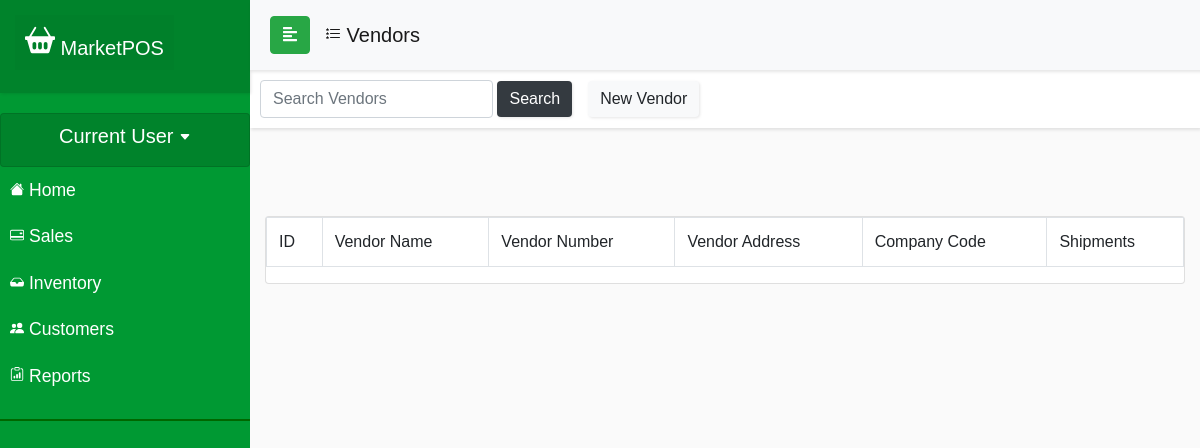
The app's page /currentDraft/vendorview.php, older data.
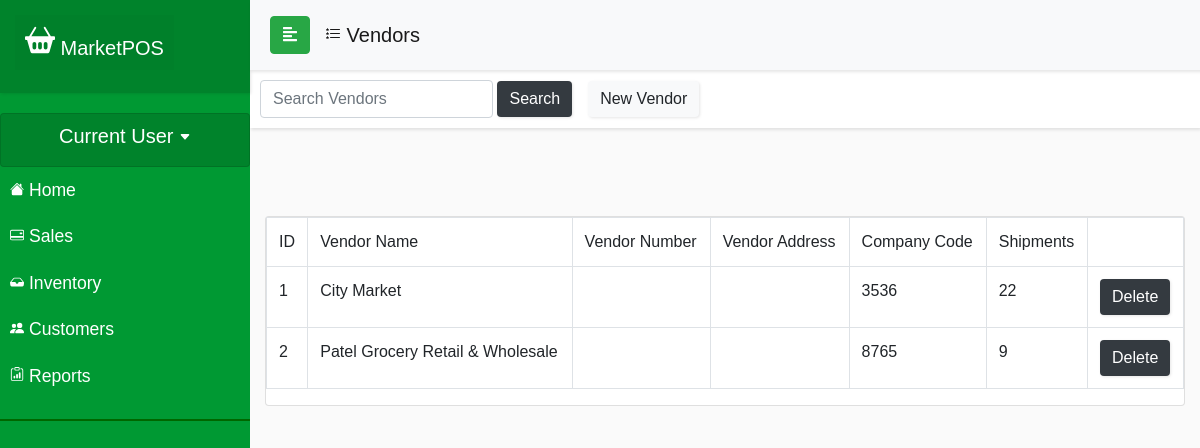
The same page, newer data.
### tables this page shows
CREATE TABLE `vendorinfo` (
  `vendor_id` int(11) NOT NULL,
  `vendor_name` varchar(50) NOT NULL,
  `street_address` varchar(50) NOT NULL,
  `city` varchar(50) NOT NULL,
  `state` varchar(2) NOT NULL,
  `zip_code` int(11) NOT NULL,
  `company_code` int(11) NOT NULL,
  `shipments` int(11) NOT NULL
);

### currentDraft/vendorview.php (the view, shortened to what this page needs)
<?php
include_once ('config.php');
$query = "SELECT * FROM vendorinfo";
$result = mysqli_query($conn, $query);
?>
<!DOCTYPE html>
<html>
<head>
  <link rel="stylesheet" href="css/bootstrap.min.css">
  <link rel="stylesheet" href="userStyle.css">
  <link rel="stylesheet" href="css/jquery.mCustomScrollbar.min.css">
</head>
<body>
  <nav id="sidebar">
    <div class="sidebar-header">
      <h1><a class="navbar-brand relative-top" href="indexDraft.php" id="navcard">
          MarketPOS</a></h1>
    </div>
    <ul class="list-unstyled components">
      <div class="card" id="navcard">
        <h5 class="text-center">Current User <svg width=".6em" height=".6em" viewBox="0 0 16 16" class="bi bi-caret-down-fill" fill="currentColor" xmlns="http://www.w3.org/2000/svg">
            <path d="M7.247 11.14L2.451 5.658C1.885 5.013 2.345 4 3.204 4h9.592a1 1 0 0 1 .753 1.659l-4.796 5.48a1 1 0 0 1-1.506 0z" />
          </svg></h5>
      </div>
      <li class="active">
      <li>
        <a href="accounthomeDraft.php"> Home</a>
      </li>
      </li>
      <li>
        <a href="salescontrolv3.html"> Sales</a>
      </li>
      <li>
        <a href="inventorycontrol.html"> Inventory</a>
      </li>
      <li>
        <a href="customercontrol.html"> Customers</a>
      </li>
      <li>
        <a href="#"> Reports</a>
      </li>
    </ul>
  </nav>
  <div id="content">
    <nav class="navbar navbar-expand-lg navbar-light bg-light sticky-top" id="locnav">
      <div class="container-fluid">
        <button type="button" id="sidebarCollapse" class="btn btn-success">
          <i class="fas fa-align-left"></i>
        </button>
        <div class="collapse navbar-collapse" id="navbarSupportedContent">
          <ul class="nav navbar-nav mr-auto">
            <a class="navbar-brand" href="vendorview.php"> Vendors</a>
          </ul>
        </div>
      </div>
    </nav>
    <nav class="navbar navbar-light" id="salespanel">
      <form class="form-inline" method="post" action="vendorview.php">
        <div class="nav-item" style="padding: 8px">
          <input class="form-control" name="vendor" placeholder="Search Vendors" aria-label="Search">
          <button class="btn btn-dark navbar-btn" name="submit-search"> Search</button>
        </div>
        <div class="nav-item mr-auto">
          <a class="btn navbar-btn btn-light" href="vendorindex.php" role="button"> New Vendor</a></div>
      </form>
    </nav>
    <div class="container justify-content-center" id="formscreen">
      <div class="row">
        <div class="col m-auto">
          <div class="card mt-5" card-body bg-light>
            <table class="table table-bordered">
              <tr>
                <td> ID </td>
                <td> Vendor Name </td>
                <td> Vendor Number </td>
                <td> Vendor Address </td>
                <td> Company Code </td>
                <td> Shipments </td>
              </tr>
                <?php
                if (isset($_POST['submit-search'])) {
                  $search = mysqli_real_escape_string($conn, $_POST['vendor']);
                  $sql = "SELECT * FROM vendorinfo WHERE vendor_name LIKE '%$search%' OR vendor_number LIKE '%$search%' OR vendor_address LIKE '%$search%' OR company_code LIKE '%$search%'";
                  $result = mysqli_query($conn, $sql);
                  $queryResults = mysqli_num_rows($result);
                  if ($queryResults > 0) {
                    echo "<div>There are $queryResults results matching your search</div><br>";
                    while ($row = mysqli_fetch_assoc($result)) {
                      echo "<tr><td>" . $row['vendor_id'] . "</td><td>"
                        . $row['vendor_name'] . "</td><td>" . $row['vendor_number'] . "</td><td>" . $row['vendor_address'] . "</td><td>"
                        . $row['company_code'] . "</td><td>" . $row['shipments'] . "</td><td><a class='btn navbar-btn btn-dark' role='button' href='vendordelete.php?Del='"
                        . $row['vendor_id'] . "'>Delete</a></td></tr>";
                    }
                  } else {
                    echo "<div>There are no results matching your search</div>";
                  }
                } else {
                  while ($row = mysqli_fetch_assoc($result)) {
                    echo "<tr><td>" . $row['vendor_id'] . "</td><td>"
                      . $row['vendor_name'] . "</td><td>" . $row['vendor_number'] . "</td><td>" . $row['vendor_address'] . "</td><td>"
                      . $row['company_code'] . "</td><td>" . $row['shipments'] . "</td><td><a class='btn navbar-btn btn-dark' role='button' href='vendordelete.php?Del='"
                      . $row['vendor_id'] . "'>Delete</a></td></tr>";
                  }
                }
                ?>
            </table>
          </div>
        </div>
      </div>
    </div>
</body>
</html>

Row changes from the older to the newer data that the page shows:
added vendorinfo: vendor_id "1", vendor_name "City Market", company_code "3536", shipments "22"
added vendorinfo: vendor_id "2", vendor_name "Patel Grocery Retail & Wholesale", company_code "8765", shipments "9"
